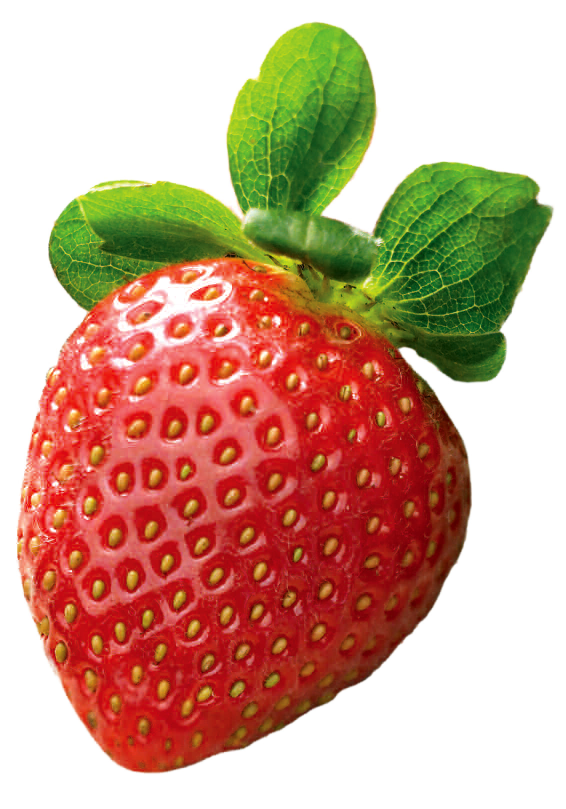
#> input picture Visual_Programming/strawberry.jpg, 1132 x 1617 px (shown at 1/2 size)
$ python 'Object Dettection.py'   (older library calls are emulated)
#> lines starting #> are read from the running program, lines starting #| are printed output that depends on the picture; after the words box and inside, x2 and y2 are one past the last pixel; in counts of white or black regions, pixels touching at a corner belong together
#> further down, image is the input picture: shape (1617, 1132, 3); mean B, G, R 141.8, 163.3, 203
from __future__ import division
import cv2
from matplotlib import pyplot as plt
import numpy as np
from math import cos,sin


green = (0, 255, 0)

def show(image):

    plt.figure(figsize=(10,10))
    plt.imshow(image, interpolation='nearest')

def overlay_mask(mask, image):

    rgb_mask = cv2.cvtColor(mask, cv2.COLOR_GRAY2RGB)

    img = cv2.addWeighted(rgb_mask, 0.5, image, 0.5, 0)
    return img

def find_biggest_contour(image):
    image = image.copy()
    contours, hierarchy = cv2.findContours(image, cv2.RETR_LIST, cv2.CHAIN_APPROX_SIMPLE)

    contour_sizes = [(cv2.contourArea(contour), contour) for contour in contours]
    biggest_contour = (contour_sizes, lambda x: x[0])[1]

    # retrun the biggest contour
    mask = np.zeros(image.shape, np.uint8)
    cv2.drawContours(mask, [biggest_contour], -1, 2555,-1)
    return biggest_contour, mask


def circle_contour(image, contour):
    image_with_ellipse = image.copy()
    ellipse = cv2.fitEllipse(contour)
    # add the ellipse contour to the image.
    cv2.ellipse(image_with_ellipse, ellipse, green, 2, cv2.CV_AA)
    return image_with_ellipse


def find_berry(image):
    image = cv2.cvtColor(image, cv2.COLOR_BGR2RGB) # convert the image for easier readability. convert to correct color scheme

    #resizing the image.
    max_dimension = max(image.shape)
#> max_dimension = 1617
    scale = 700/max_dimension
#> scale = 0.433
    image = cv2.resize(image, None, fx=scale, fy=scale)
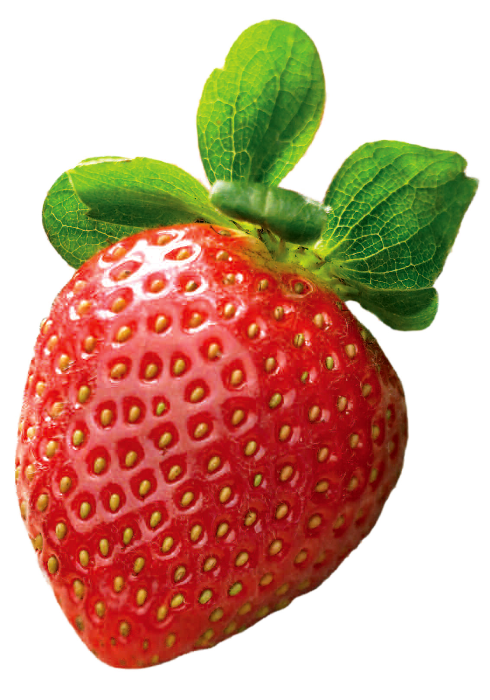
#> image: shape (700, 490, 3); mean R, G, B 202.9, 163.2, 141.7

    image_blur = cv2.GaussianBlur(image, (7,7), 0)
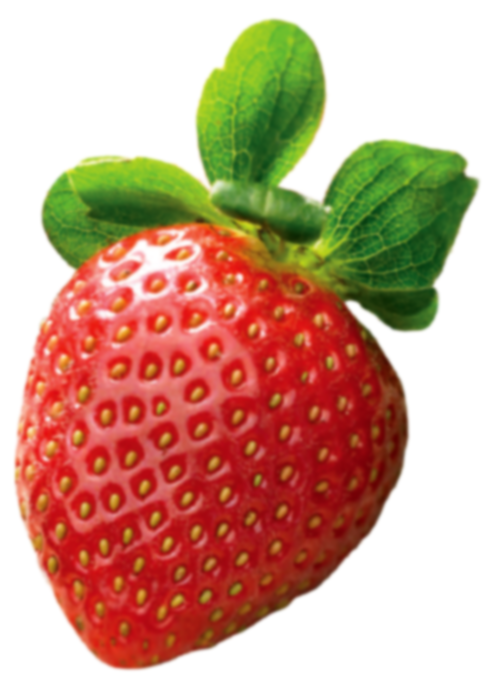
#> image_blur: shape (700, 490, 3); mean R, G, B 202.9, 163.2, 141.7
    image_blur_hsv = cv2.cvtColor(image_blur, cv2.COLOR_RGB2HSV) # seperates the color from the intensities.hugh saturation value
#> image_blur_hsv: shape (700, 490, 3); mean H, S, V 24.4, 103.6, 211.6

    # define filters
    # color Filter
    min_red = np.array([0,100, 80])
    max_red = np.array([10,256,256])
    mask = cv2.inRange(image_blur_hsv, min_red, max_red)
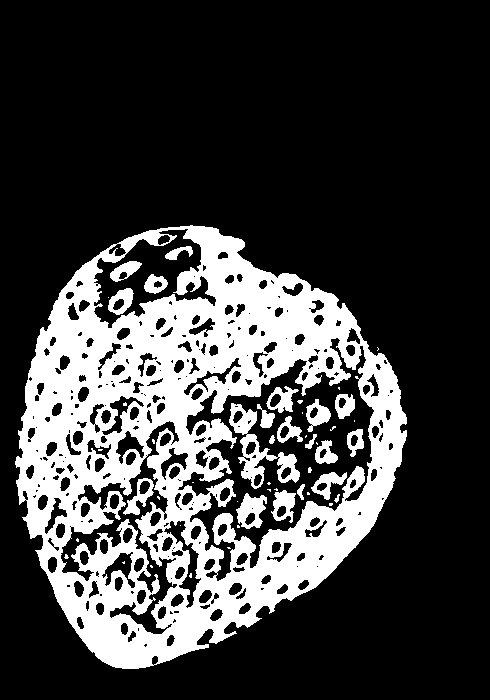
#> mask: shape (700, 490); 24.9% white; 50 white regions (29 under 20 px), largest, box (x1, y1, x2, y2) and area: (15, 225, 407, 669) 77827, (229, 403, 300, 489) 1760, (236, 493, 267, 529) 644

    # brightness
    min_red2 = np.array([170,100,80])
    max_red2 = np.array([180,256,256])

    mask2 = cv2.inRange(image_blur_hsv, min_red2, max_red2)
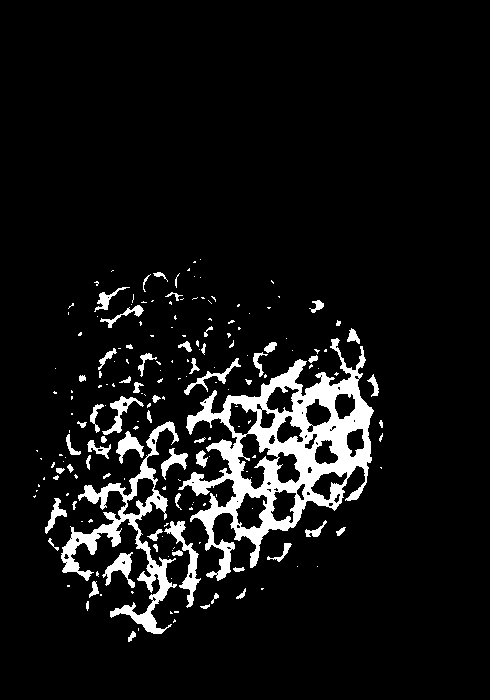
#> mask2: shape (700, 490); 7.7% white; 192 white regions (129 under 20 px), largest, box (x1, y1, x2, y2) and area: (178, 338, 374, 581) 14415, (61, 421, 179, 634) 4754, (164, 521, 201, 608) 786

    combination_mask = mask + mask2
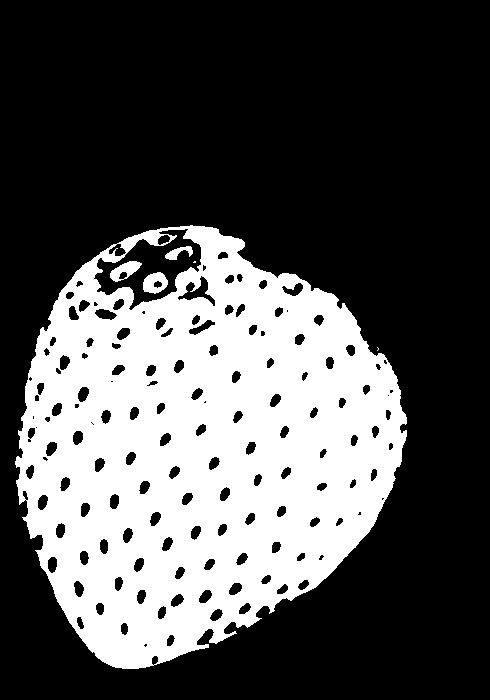
#> combination_mask: shape (700, 490); 32.6% white; 6 white regions (2 under 20 px), largest, box (x1, y1, x2, y2) and area: (15, 225, 407, 669) 110950, (143, 272, 168, 294) 371, (110, 261, 142, 282) 344, (165, 246, 193, 260) 190

    ## Segmentation
    kernel = cv2.getStructuringElement(cv2.MORPH_ELLIPSE, (15,15))
    mask_closed = cv2.morphologyEx(combination_mask, cv2.MORPH_CLOSE, kernel)
#> mask_closed: shape (700, 490); 36.4% white; 1 white region, box (x1, y1, x2, y2) and area: (15, 225, 407, 669) 124695
    mask_clean = cv2.morphologyEx(mask_closed, cv2.MORPH_OPEN, kernel)
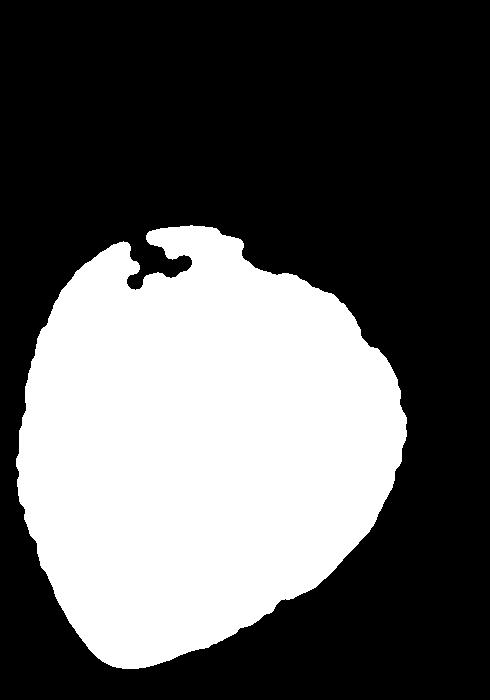
#> mask_clean: shape (700, 490); 36.3% white; 1 white region, box (x1, y1, x2, y2) and area: (16, 225, 407, 669) 124342

    # find the biggest berry
   ## big_berry_contour, mask_berries = find_biggest_contour(mask_clean)

    #  overlay the masks that were created onto the image
    overlay = overlay_mask(mask_clean, image)
#> in overlay_mask, `img = cv2.addWeighted(rgb_mask, 0.5, image, 0.5, 0)`:
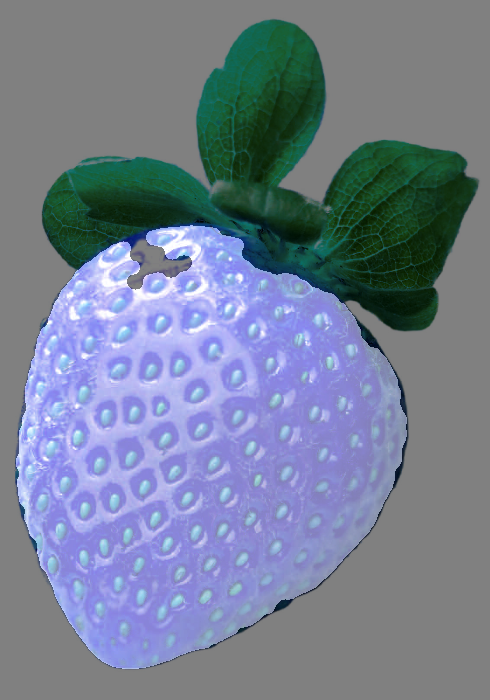
#> img: shape (700, 490, 3); mean B, G, R 147.9, 128.1, 117.3

    # circle the biggest berry
    circled = circle_contour(overlay, mask_clean)

    show(circled)

    # convert back to the original color scheme.
    image_bgr = cv2.cvtColor(circled, cv2.COLOR_RGB2BGR)

    return image_bgr


image = cv2.imread('strawberry.jpg')
#> (the run stopped early here; a loop or call above may not have finished)
